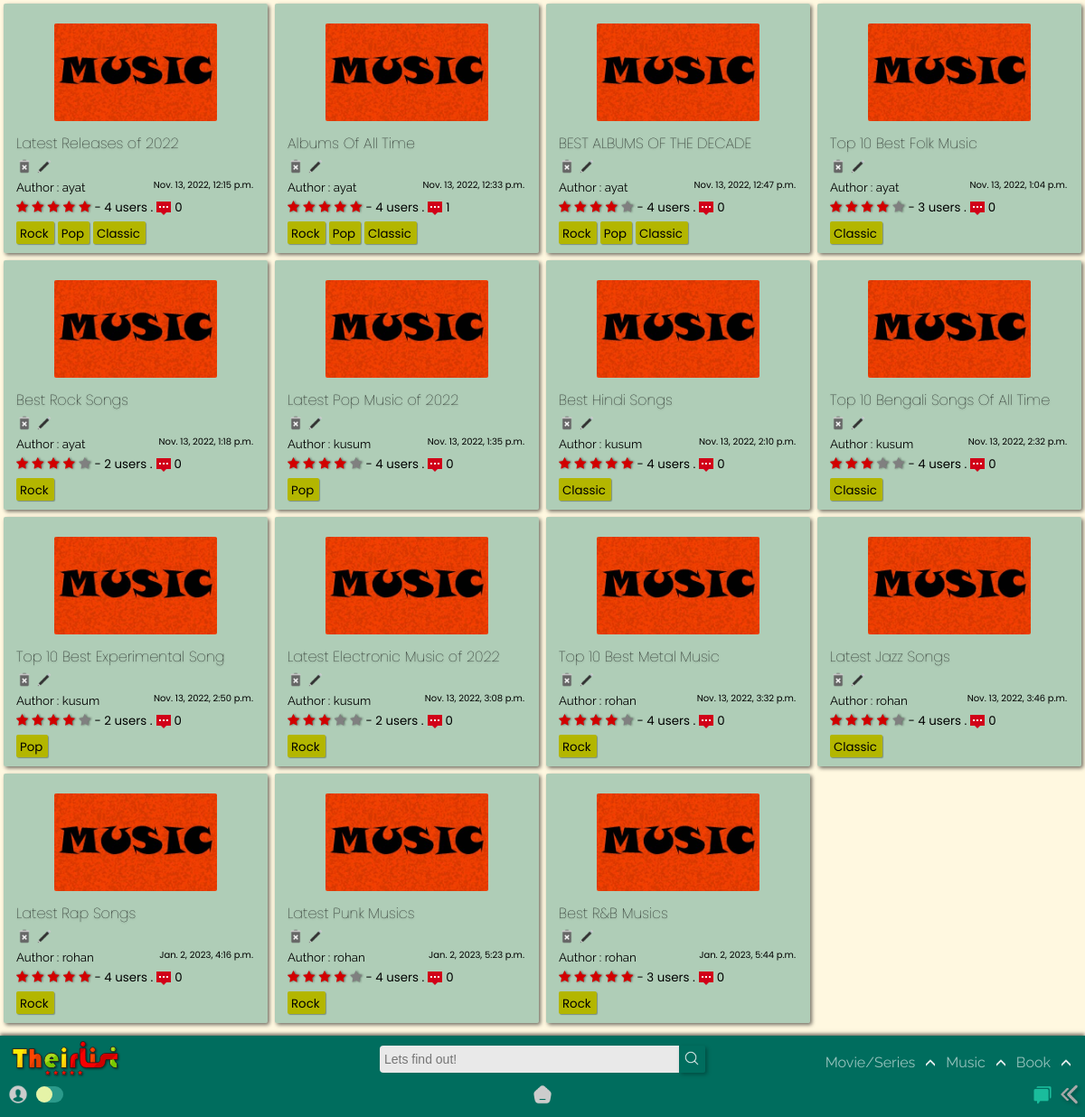
/home/music/, run on the app's committed database.
### app/models.py (models this page shows, shortened)
class MusicList(models.Model):
    title = models.CharField(max_length=120)
    genre = models.ManyToManyField('MusicGenre',blank=True)
    creator = models.ForeignKey(User,on_delete=models.SET_NULL,blank=True, null=True)
    posted = models.DateTimeField(auto_now_add=True)
    content = RichTextField(null=True,default=' ')
    type = models.CharField(max_length=10,default="Music")
    spoiler_choices = [(False, 'No'),(True, 'Yes')]
    spoiler = models.BooleanField(default=False,null=True, choices = spoiler_choices)
    slug = models.SlugField(max_length= 300,null=True, blank = True, unique=True)
    def average_rating(self) -> float:
        return MusicStarr.objects.filter(list=self).aggregate(Avg("rate"))["rate__avg"] or 0
    def count_rating(self):
        return MusicStarr.objects.filter(list=self).count()
    def count_comments(self):
        return MusicReview.objects.filter(MusicList=self).count()

class MusicGenre(models.Model):
    name = models.CharField(max_length=150)
    def __str__(self):
        return self.name

### app/views.py (the view)
# urls.py: path('music/',views.music, name='music'),
def music(request,query=None):
    if not query:
        qs = MusicList.objects.all()
    else:
        qs = MusicList.objects.filter(genre__name__icontains=query)
    return render(request, 'app/music.html', {'query': qs, 'result' : query} )

### templates/app/music.html (shortened to what this page needs)
{% extends "index.html" %}
{% load static %}
{% block content %}
<section>
    <div class="contain-sec" id="contain-sec6">
      {% for film in query %}
      <div class="elements">
        <div class="thumb">
          <img src="{% static 'app/images/music-poster.jpg' %}" width="100px" />
        </div>
        <div class="Title">
          <a href="{% url 'app:musiclist_detail' film.slug %}"><h4 class="tit">{{film.title}}</h4></a>
          {% if user.id == film.creator.id %}
          <a href="{% url 'app:delete_music' film.slug %}"><img src ="{% static 'app/images/delete.png' %}"></a>
          <a href="{% url 'app:update_musiclist' film.slug %}"><img src ="{% static 'app/images/edit.png' %}"></a>
          {% else %}
          <img src ="{% static 'app/images/delete-dis.png' %}">
          <img src ="{% static 'app/images/edit-dis.png' %}">
          {% endif %}
        </div>
        <div class="Author">
          <small>Author : {{film.creator.username}}<span>{{film.posted}}</span></small>
        </div>
        <div class="rating">
          <span class="star-headline">
            <span class="fa fa-star {% if film.average_rating > 0 %} checked {% endif %}"></span>
            <span class="fa fa-star {% if film.average_rating > 1 %} checked {% endif %}"></span>
            <span class="fa fa-star {% if film.average_rating > 2 %} checked {% endif %}"></span>
            <span class="fa fa-star {% if film.average_rating > 3 %} checked {% endif %}" ></span>
            <span class="fa fa-star {% if film.average_rating > 4 %} checked {% endif %}"></span>
          </span>
          <small> - {{film.count_rating}} users .<img class="comments_count" src="{% static 'app/images/comments.png' %}">{{film.count_comments}}</small>
        </div>
          {% for tag in film.genre.all %}
          <div class="Genre">
            <a href="{% url 'app:music' query=tag %}">
              <small>{{ tag }}</small>
            </a>
          </div>
            {% empty %}
            No tags!
          {% endfor %}
      </div>
      {% endfor %}
    </div>
  </section>
{% endblock content %}

### static/app/css/desk.css (style rules this page uses)
:root { --rd: #D10000; --white: rgb(233, 233, 233); --rd2: #9DAAF2; --dark: #1d1d1d; --teal: rgb(0, 109, 94); }
* { -webkit-tap-highlight-color: transparent; margin: 0; padding: 0; box-sizing: border-box; }
body { -webkit-tap-highlight-color: transparent; background-color: #fff5d1ab; text-decoration: none; height: 100vh; display: flex; flex-direction: column; font-family: 'Raleway', sans-serif; }
.Title img { height: 18px!important; }
.Genre small { padding: 0 0; margin-right: 2px; }
.fa { color: grey; filter: drop-shadow(1px 0px 1px rgba(0, 0, 0, 0.493)); }
.star-headline .checked { color: #D10000; }
.star-headline span { font-size: 14px; }
.comments_count { height: 16px; margin-bottom: -4px; margin-left: 4px; margin-right: 4px; }

### static/app/css/content_css.css (style rules this page uses)
section { position: relative; z-index: 0; }
.contain-sec { padding-top: 0px; display: grid; width: 100%; color: black; grid-template-rows: repeat(auto-fit, minmax(100px, 1fr)); grid-template-columns: repeat(auto-fit, minmax(250px, 1fr)); position: relative; margin-bottom: 100px; }
.elements { padding: 10px 14px; width: auto; cursor: pointer; background-color: rgba(0, 109, 94, 0.315); margin: 4px; border-radius: 2px; position: relative; box-shadow: 2px 2px 4px #00000090; transition: all 250ms ease-in-out; }
.thumb { display: grid; justify-content: center; }
.thumb img { height: 108px; width: auto; border-radius: 2px; margin: 12px; }
.tit { font-family: Poppins; font-size: 1em; font-weight: lighter; transition: all 250ms ease-in-out; margin-bottom: 4px; text-shadow: 0px 1px 2px #0000005b; }
.Author span { position: absolute; margin-right: 16px; right: 0; cursor: pointer; font-size: 10px; font-family: 'Poppins', sans-serif; }
.rating { font-family: 'Poppins', sans-serif; }
.Genre { margin: 0px 0px; margin-top: 4px; padding: 0px 4px; border-radius: 2px; background-color: rgb(179, 182, 0); color: rgb(0, 0, 0); width: max-content; cursor: pointer; display: inline-block; box-shadow: 1px 1px 1px #0000004b; font-family: 'Poppins', sans-serif; transition: all 350ms ease-in-out; }

### templates/app/music.html (style rules this page uses)
.Title img { height: 14px; }

### data on the page
MusicList: title "Latest Releases of 2022", creator.username "ayat", posted "Nov. 13, 2022, 12:15 p.m.", count_rating "4", count_comments "0"
MusicGenre: name "Rock"
MusicGenre: name "Pop"
MusicGenre: name "Classic"
MusicList: title "Albums Of All Time", creator.username "ayat", posted "Nov. 13, 2022, 12:33 p.m.", count_rating "4", count_comments "1"
MusicList: title "BEST ALBUMS OF THE DECADE", creator.username "ayat", posted "Nov. 13, 2022, 12:47 p.m.", count_rating "4", count_comments "0"
MusicList: title "Top 10 Best Folk Music", creator.username "ayat", posted "Nov. 13, 2022, 1:04 p.m.", count_rating "3", count_comments "0"
MusicList: title "Best Rock Songs", creator.username "ayat", posted "Nov. 13, 2022, 1:18 p.m.", count_rating "2", count_comments "0"
MusicList: title "Latest Pop Music of 2022", creator.username "kusum", posted "Nov. 13, 2022, 1:35 p.m.", count_rating "4", count_comments "0"
MusicList: title "Best Hindi Songs", creator.username "kusum", posted "Nov. 13, 2022, 2:10 p.m.", count_rating "4", count_comments "0"
MusicList: title "Top 10 Bengali Songs Of All Time", creator.username "kusum", posted "Nov. 13, 2022, 2:32 p.m.", count_rating "4", count_comments "0"
MusicList: title "Top 10 Best Experimental Song", creator.username "kusum", posted "Nov. 13, 2022, 2:50 p.m.", count_rating "2", count_comments "0"
MusicList: title "Latest Electronic Music of 2022", creator.username "kusum", posted "Nov. 13, 2022, 3:08 p.m.", count_rating "2", count_comments "0"
MusicList: title "Top 10 Best Metal Music", creator.username "rohan", posted "Nov. 13, 2022, 3:32 p.m.", count_rating "4", count_comments "0"
MusicList: title "Latest Jazz Songs", creator.username "rohan", posted "Nov. 13, 2022, 3:46 p.m.", count_rating "4", count_comments "0"
MusicList: title "Latest Rap Songs", creator.username "rohan", posted "Jan. 2, 2023, 4:16 p.m.", count_rating "4", count_comments "0"
MusicList: title "Latest Punk Musics", creator.username "rohan", posted "Jan. 2, 2023, 5:23 p.m.", count_rating "4", count_comments "0"
MusicList: title "Best R&B Musics", creator.username "rohan", posted "Jan. 2, 2023, 5:44 p.m.", count_rating "3", count_comments "0"
